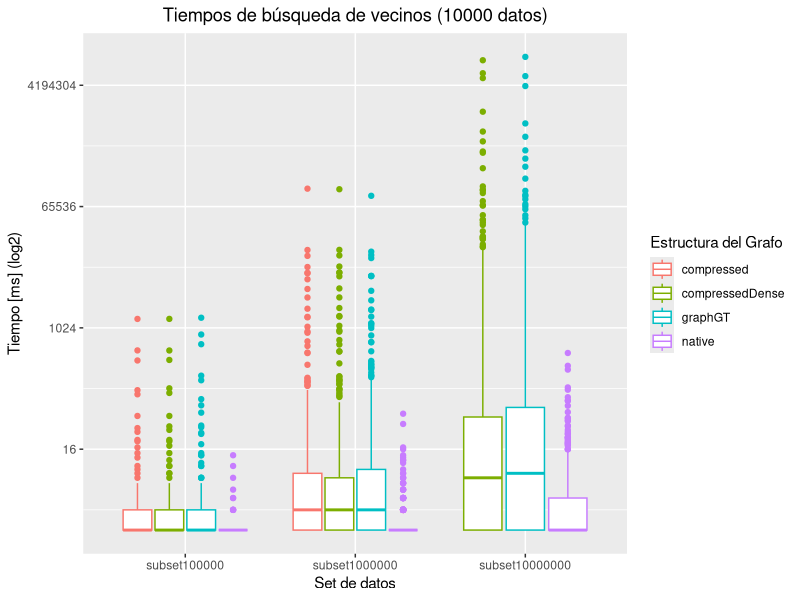
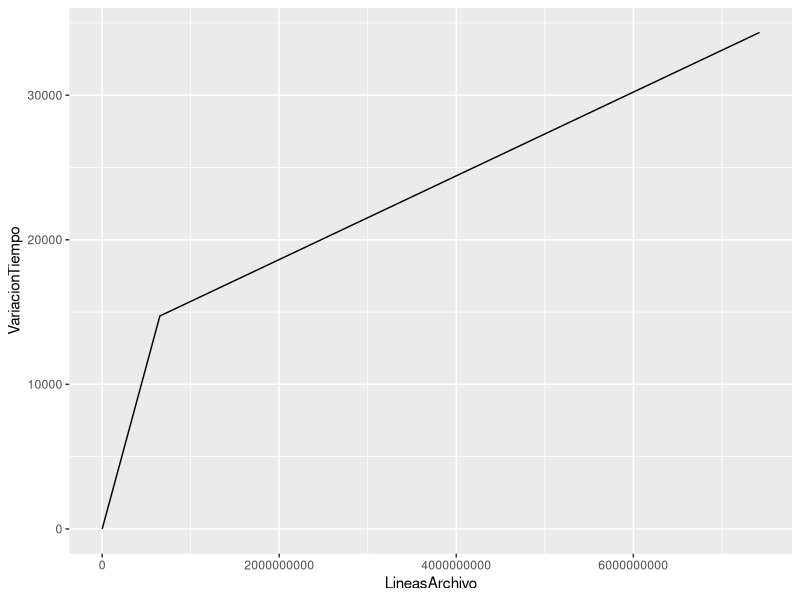

Generate these figures, in order, with R:
## ---- chunk 1
library(ggplot2)
## ---- chunk 2
tiemposBusquedaVecino <- read.csv("datos/timeResults.csv",sep = ";") #tiempos.csv
tiempoCompresion <- read.csv("datos/compresion.csv",sep = ";")
## ---- chunk 3
options(scipen = 999)
tiempoCompresion$VariacionTiempo = tiempoCompresion$TiempoFin - tiempoCompresion$TiempoInicio
## ---- chunk 4
ggplot(tiemposBusquedaVecino, aes(x=SetDatos, y=Tiempos, color=Estructura)) + # fill=Estructura

  geom_boxplot() +

  labs(title= "Tiempos de búsqueda de vecinos (10000 datos)",
       color = "Estructura del Grafo",
       y = "Tiempo [ms] (log2)",
       x = "Set de datos") +

  theme(plot.title = element_text(hjust = 0.5)) +

  scale_y_continuous(trans='log2')

## ---- chunk 5
 ggplot(tiempoCompresion, aes(x=LineasArchivo, y=VariacionTiempo, group=1)) + geom_line()
